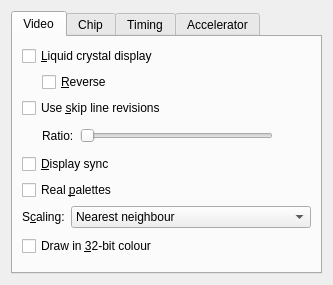
<?xml version="1.0" encoding="UTF-8"?>
<ui version="4.0">
 <class>DisplayPage</class>
 <widget class="QWidget" name="DisplayPage">
  <layout class="QVBoxLayout" name="mainLayout">
   <item>
    <widget class="QTabWidget" name="displayTabs">
     <widget class="QWidget" name="videoTab">
      <attribute name="title">
       <string>Video</string>
      </attribute>
      <layout class="QVBoxLayout" name="videoLayout">
       <item>
        <widget class="QCheckBox" name="LCD_MODE_en">
         <property name="text">
          <string>&amp;Liquid crystal display</string>
         </property>
        </widget>
       </item>
       <item>
        <layout class="QHBoxLayout" name="lcdRevLayout">
         <property name="leftMargin">
          <number>20</number>
         </property>
         <item>
          <widget class="QCheckBox" name="LCD_MODE_rev">
           <property name="text">
            <string>&amp;Reverse</string>
           </property>
          </widget>
         </item>
        </layout>
       </item>
       <item>
        <widget class="QCheckBox" name="skipline">
         <property name="text">
          <string>Use &amp;skip line revisions</string>
         </property>
         <property name="toolTip">
          <string>Draws the lines the 400-line modes skip, dimmed by the ratio below</string>
         </property>
        </widget>
       </item>
       <item>
        <layout class="QHBoxLayout" name="skipLightLayout">
         <property name="leftMargin">
          <number>20</number>
         </property>
         <item>
          <widget class="QLabel" name="skipLightLabel">
           <property name="text">
            <string>Ratio:</string>
           </property>
           <property name="buddy">
            <cstring>skplight</cstring>
           </property>
          </widget>
         </item>
         <item>
          <widget class="QSlider" name="skplight">
           <property name="maximum">
            <number>255</number>
           </property>
           <property name="orientation">
            <enum>Qt::Horizontal</enum>
           </property>
          </widget>
         </item>
         <item>
          <widget class="QLabel" name="skplightValue">
           <property name="minimumSize">
            <size>
             <width>32</width>
             <height>0</height>
            </size>
           </property>
           <property name="alignment">
            <set>Qt::AlignRight|Qt::AlignVCenter</set>
           </property>
          </widget>
         </item>
        </layout>
       </item>
       <item>
        <widget class="QCheckBox" name="DispSync">
         <property name="text">
          <string>&amp;Display sync</string>
         </property>
         <property name="toolTip">
          <string>Draws the screen in step with the emulated display timing</string>
         </property>
        </widget>
       </item>
       <item>
        <widget class="QCheckBox" name="Real_Pal">
         <property name="text">
          <string>Real &amp;palettes</string>
         </property>
         <property name="toolTip">
          <string>Follows palette changes made in the middle of a frame</string>
         </property>
        </widget>
       </item>
       <item>
        <layout class="QFormLayout" name="hostLayout">
         <item row="0" column="0">
          <widget class="QLabel" name="interpLabel">
           <property name="text">
            <string>S&amp;caling:</string>
           </property>
           <property name="buddy">
            <cstring>INTERPOL</cstring>
           </property>
          </widget>
         </item>
         <item row="0" column="1">
          <widget class="QComboBox" name="INTERPOL">
           <item>
            <property name="text">
             <string>Nearest neighbour</string>
            </property>
           </item>
           <item>
            <property name="text">
             <string>Smooth</string>
            </property>
           </item>
          </widget>
         </item>
        </layout>
       </item>
       <item>
        <widget class="QCheckBox" name="draw32bit">
         <property name="text">
          <string>Draw in &amp;32-bit colour</string>
         </property>
         <property name="toolTip">
          <string>Without it the screen is drawn in 16-bit colour, which rounds 256-colour palettes</string>
         </property>
        </widget>
       </item>
       <item>
        <spacer name="videoSpacer">
         <property name="orientation">
          <enum>Qt::Vertical</enum>
         </property>
        </spacer>
       </item>
      </layout>
     </widget>
     <widget class="QWidget" name="chipTab">
      <attribute name="title">
       <string>Chip</string>
      </attribute>
      <layout class="QVBoxLayout" name="chipLayout">
       <item>
        <widget class="QGroupBox" name="gdcGroup">
         <property name="title">
          <string>Graphic display controller</string>
         </property>
         <layout class="QHBoxLayout" name="gdcLayout">
          <item>
           <widget class="QRadioButton" name="gdc_7220">
            <property name="text">
             <string notr="true">uPD&amp;7220</string>
            </property>
           </widget>
          </item>
          <item>
           <widget class="QRadioButton" name="gdc_72020">
            <property name="text">
             <string notr="true">uPD72&amp;020</string>
            </property>
           </widget>
          </item>
          <item>
           <spacer name="gdcSpacer">
            <property name="orientation">
             <enum>Qt::Horizontal</enum>
            </property>
           </spacer>
          </item>
         </layout>
        </widget>
       </item>
       <item>
        <widget class="QGroupBox" name="grcgGroup">
         <property name="title">
          <string>Graphic charger</string>
         </property>
         <layout class="QVBoxLayout" name="grcgLayout">
          <item>
           <widget class="QComboBox" name="GRCG_EGC">
            <item>
             <property name="text">
              <string>None</string>
             </property>
            </item>
            <item>
             <property name="text">
              <string notr="true">GRCG</string>
             </property>
            </item>
            <item>
             <property name="text">
              <string notr="true">GRCG+</string>
             </property>
            </item>
            <item>
             <property name="text">
              <string notr="true">EGC</string>
             </property>
            </item>
           </widget>
          </item>
          <item>
           <widget class="QCheckBox" name="pegcplane">
            <property name="text">
             <string>Enable PEGC &amp;plane mode</string>
            </property>
           </widget>
          </item>
         </layout>
        </widget>
       </item>
       <item>
        <widget class="QCheckBox" name="color16b">
         <property name="text">
          <string>&amp;16-colour board (PC-9801-24)</string>
         </property>
        </widget>
       </item>
       <item>
        <widget class="QCheckBox" name="GDCWOVRG">
         <property name="text">
          <string>Allow more than &amp;80 columns</string>
         </property>
        </widget>
       </item>
       <item>
        <spacer name="chipSpacer">
         <property name="orientation">
          <enum>Qt::Vertical</enum>
         </property>
        </spacer>
       </item>
      </layout>
     </widget>
     <widget class="QWidget" name="timingTab">
      <attribute name="title">
       <string>Timing</string>
      </attribute>
      <layout class="QVBoxLayout" name="timingOuterLayout">
       <item>
        <widget class="QGroupBox" name="waitGroup">
         <property name="title">
          <string>Memory wait (clocks)</string>
         </property>
         <layout class="QGridLayout" name="waitLayout">
          <item row="0" column="0">
           <widget class="QLabel" name="tramWaitLabel">
            <property name="text">
             <string>&amp;T-RAM:</string>
            </property>
            <property name="buddy">
             <cstring>tramwait</cstring>
            </property>
           </widget>
          </item>
          <item row="0" column="1">
           <widget class="QSlider" name="tramwait">
            <property name="maximum">
             <number>32</number>
            </property>
            <property name="orientation">
             <enum>Qt::Horizontal</enum>
            </property>
           </widget>
          </item>
          <item row="0" column="2">
           <widget class="QLabel" name="tramwaitValue">
            <property name="minimumSize">
             <size>
              <width>32</width>
              <height>0</height>
             </size>
            </property>
            <property name="alignment">
             <set>Qt::AlignRight|Qt::AlignVCenter</set>
            </property>
           </widget>
          </item>
          <item row="1" column="0">
           <widget class="QLabel" name="vramWaitLabel">
            <property name="text">
             <string>&amp;V-RAM:</string>
            </property>
            <property name="buddy">
             <cstring>vramwait</cstring>
            </property>
           </widget>
          </item>
          <item row="1" column="1">
           <widget class="QSlider" name="vramwait">
            <property name="maximum">
             <number>32</number>
            </property>
            <property name="orientation">
             <enum>Qt::Horizontal</enum>
            </property>
           </widget>
          </item>
          <item row="1" column="2">
           <widget class="QLabel" name="vramwaitValue">
            <property name="alignment">
             <set>Qt::AlignRight|Qt::AlignVCenter</set>
            </property>
           </widget>
          </item>
          <item row="2" column="0">
           <widget class="QLabel" name="grcgWaitLabel">
            <property name="text">
             <string>&amp;GRCG:</string>
            </property>
            <property name="buddy">
             <cstring>grcgwait</cstring>
            </property>
           </widget>
          </item>
          <item row="2" column="1">
           <widget class="QSlider" name="grcgwait">
            <property name="maximum">
             <number>32</number>
            </property>
            <property name="orientation">
             <enum>Qt::Horizontal</enum>
            </property>
           </widget>
          </item>
          <item row="2" column="2">
           <widget class="QLabel" name="grcgwaitValue">
            <property name="alignment">
             <set>Qt::AlignRight|Qt::AlignVCenter</set>
            </property>
           </widget>
          </item>
         </layout>
        </widget>
       </item>
       <item>
        <widget class="QGroupBox" name="realPalGroup">
         <property name="title">
          <string>Real palettes adjust</string>
         </property>
         <layout class="QHBoxLayout" name="realPalLayout">
          <item>
           <widget class="QSlider" name="RPal_tim">
            <property name="minimum">
             <number>-32</number>
            </property>
            <property name="maximum">
             <number>32</number>
            </property>
            <property name="orientation">
             <enum>Qt::Horizontal</enum>
            </property>
           </widget>
          </item>
          <item>
           <widget class="QLabel" name="RPal_timValue">
            <property name="minimumSize">
             <size>
              <width>32</width>
              <height>0</height>
             </size>
            </property>
            <property name="alignment">
             <set>Qt::AlignRight|Qt::AlignVCenter</set>
            </property>
           </widget>
          </item>
         </layout>
        </widget>
       </item>
       <item>
        <spacer name="timingSpacer">
         <property name="orientation">
          <enum>Qt::Vertical</enum>
         </property>
        </spacer>
       </item>
      </layout>
     </widget>
     <widget class="QWidget" name="accelTab">
      <attribute name="title">
       <string>Accelerator</string>
      </attribute>
      <layout class="QVBoxLayout" name="accelLayout">
       <item>
        <widget class="QCheckBox" name="wabasw">
         <property name="text">
          <string>Use the &amp;analog switch IC</string>
         </property>
         <property name="toolTip">
          <string>Switches between the PC-98 and the accelerator output without the relay click</string>
         </property>
        </widget>
       </item>
       <item>
        <widget class="QGroupBox" name="USE_CLGD">
         <property name="title">
          <string notr="true">&amp;CL-GD54xx</string>
         </property>
         <property name="checkable">
          <bool>true</bool>
         </property>
         <layout class="QFormLayout" name="clgdLayout">
          <item row="0" column="0">
           <widget class="QLabel" name="clgdTypeLabel">
            <property name="text">
             <string>T&amp;ype:</string>
            </property>
            <property name="buddy">
             <cstring>CLGDTYPE</cstring>
            </property>
           </widget>
          </item>
          <item row="0" column="1">
           <widget class="QComboBox" name="CLGDTYPE">
            <item>
             <property name="text">
              <string>PC-9821Bp, Bs, Be, Bf built-in</string>
             </property>
            </item>
            <item>
             <property name="text">
              <string>PC-9821Xe built-in</string>
             </property>
            </item>
            <item>
             <property name="text">
              <string>PC-9821Cb built-in</string>
             </property>
            </item>
            <item>
             <property name="text">
              <string>PC-9821Cf built-in</string>
             </property>
            </item>
            <item>
             <property name="text">
              <string>PC-9821Xe10, Xa7e, Xb10 built-in</string>
             </property>
            </item>
            <item>
             <property name="text">
              <string>PC-9821Cb2 built-in</string>
             </property>
            </item>
            <item>
             <property name="text">
              <string>PC-9821Cx2 built-in</string>
             </property>
            </item>
            <item>
             <property name="text">
              <string>PC-9821 PCI CL-GD5446 built-in</string>
             </property>
            </item>
            <item>
             <property name="text">
              <string notr="true">MELCO WAB-S</string>
             </property>
            </item>
            <item>
             <property name="text">
              <string notr="true">MELCO WSN-A2F</string>
             </property>
            </item>
            <item>
             <property name="text">
              <string notr="true">MELCO WSN-A4F</string>
             </property>
            </item>
            <item>
             <property name="text">
              <string notr="true">I-O DATA GA-98NBI/C</string>
             </property>
            </item>
            <item>
             <property name="text">
              <string notr="true">I-O DATA GA-98NBII</string>
             </property>
            </item>
            <item>
             <property name="text">
              <string notr="true">I-O DATA GA-98NBIV</string>
             </property>
            </item>
            <item>
             <property name="text">
              <string notr="true">PC-9801-96 (PC-9801B3-E02)</string>
             </property>
            </item>
            <item>
             <property name="text">
              <string>Auto select (Xe10, GA-98NBI/C, PCI)</string>
             </property>
            </item>
            <item>
             <property name="text">
              <string>Auto select (Xe10, GA-98NBII, PCI)</string>
             </property>
            </item>
            <item>
             <property name="text">
              <string>Auto select (Xe10, GA-98NBIV, PCI)</string>
             </property>
            </item>
            <item>
             <property name="text">
              <string>Auto select (Xe10, WAB-S, PCI)</string>
             </property>
            </item>
            <item>
             <property name="text">
              <string>Auto select (Xe10, WSN-A2F, PCI)</string>
             </property>
            </item>
            <item>
             <property name="text">
              <string>Auto select (Xe10, WSN-A4F, PCI)</string>
             </property>
            </item>
            <item>
             <property name="text">
              <string>Auto select (Xe10, WAB-S)</string>
             </property>
            </item>
            <item>
             <property name="text">
              <string>Auto select (Xe10, WSN-A2F)</string>
             </property>
            </item>
            <item>
             <property name="text">
              <string>Auto select (Xe10, WSN-A4F)</string>
             </property>
            </item>
           </widget>
          </item>
          <item row="1" column="0" colspan="2">
           <widget class="QCheckBox" name="CLGDFCUR">
            <property name="text">
             <string>Use a fake hardware &amp;cursor</string>
            </property>
           </widget>
          </item>
         </layout>
        </widget>
       </item>
       <item>
        <spacer name="accelSpacer">
         <property name="orientation">
          <enum>Qt::Vertical</enum>
         </property>
        </spacer>
       </item>
      </layout>
     </widget>
    </widget>
   </item>
  </layout>
 </widget>
 <resources/>
 <connections/>
</ui>
